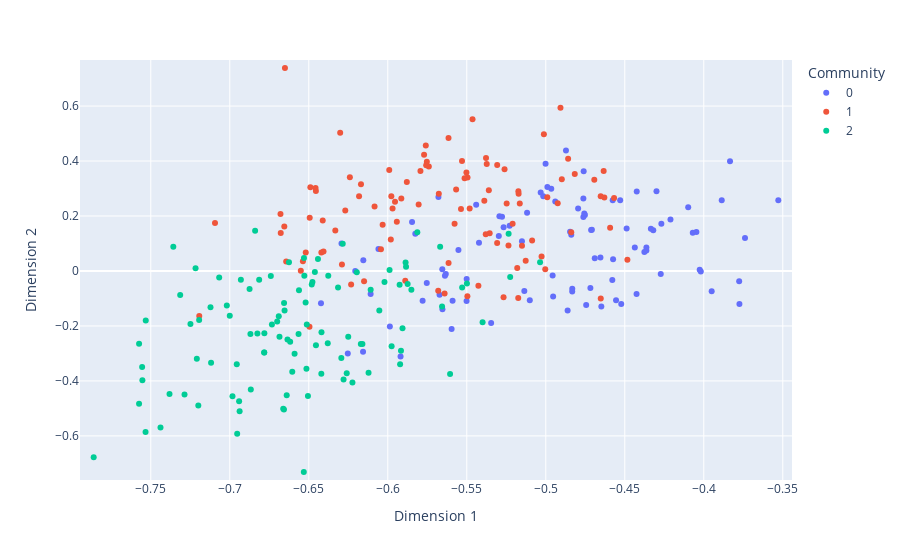

This figure's notebook cell:
### Markdown cell above
We want to sample nodes that come from a mixed membership model, i.e. less good clustering. Then want to test how good our bootstraps of nodes look, and apply our KL test to test this formally.

### Code cell
# Code up a mixed membership model 
K=3
n= 300

# use our new function to make a MMSBM
A, largest_prob, P = make_MMSBM(n, K)

A = A.astype(float)
ya = UASE([A], 2)
plot_embedding(ya, n, 1, largest_prob)
